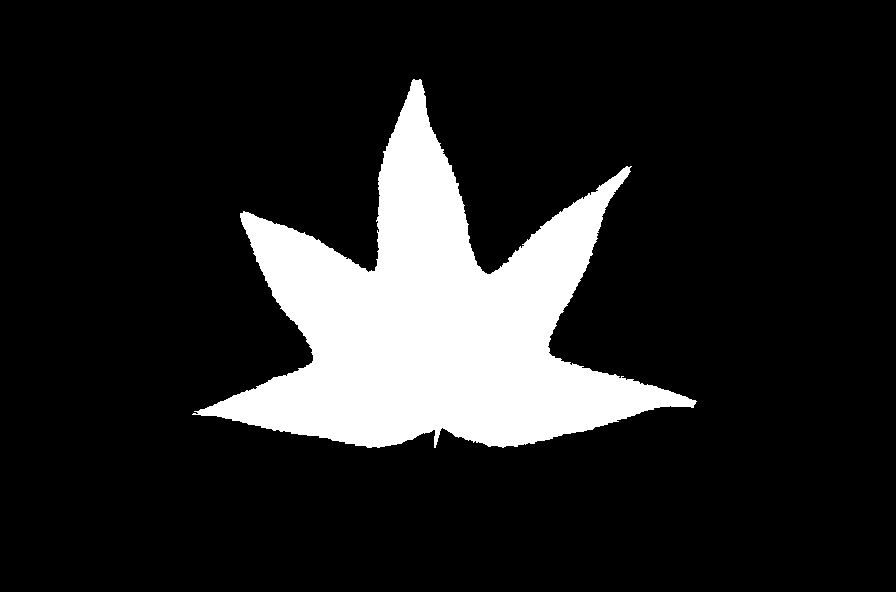
#> input picture A5/asn5-files/leaftraining/threshimage_0001.png, 896 x 592 px
$ jupyter execute --allow-errors asn5-q1-solution.ipynb   (shell and % lines are left out)
#> lines starting #> are read from the running program, lines starting #| are printed output that depends on the picture; after the words box and inside, x2 and y2 are one past the last pixel; in counts of white or black regions, pixels touching at a corner belong together
# Step 1:  Implement the Histogram of Curvature Scale

Write a function called HoCS that returns a histogram of curvature scale feature vector for a given region.  The inputs to your function should be:

- `B`: a binary that contains exactly one foreground connected component.
- `min_scale`: The samllest scale (circle radius) at which to calcluate curvature
- `max_scale`: The largest scale (circle radius) at which to calculate curvature
- `increment`: The increment at which intermediate curvatures should be calculated (must be a positive integer)
- `num_bins`: The number of bins in the histogram of curvature for a single scale (must be a positive integer)

Your function should compute a histogram of curvature for each scale, starting at `min_scale` ending at (at most) `max_scale`, and for intermediate scales at increments of `increment`.  For example, if `min_scale`=4 and `max_scale`=20, and `increment`=3, then the function should compute a histogram of curvature for scales 4, 7, 10, 13, 16, and 19.  Each histogram at each scale should have `num_bins` bins.  Curvature must be computed using the normalized area integral invariant method described on Slide 39 of the Topic 9 lecture notes.

Normalize each histogram at each scale.

To keep things straightforward, your functions hould only consider the outer perimeter of the input region; ignore the boundaries of holes in the region.

After computing the histogram of curvature at each of the specified scales, all of the histograms should be concatenated into a single one-dimensional array (feature vector) and then returned.

_Implementation hint:  You can calculate the normalized area integral invariant of each pixel efficiently using linear filtering.  You will find the function `skimage.morphology.disk()` function useful for designing the appropriate filter masks._

_Implementation hint:  Most of the heavy lifting here can be done with module functions from `skimage`, `numpy`, and `scipy`.  Many of the functions mentioned in class and in the notes will be useful.  One that we might not have covered, but will be very handy is `numpy.histogram()`.  When use use it, makes sure you specify both the `bins` and `range` optional arguments.  Also note that `numpy.histogram()` returns TWO things.  You only need the first one, so make sure you write your function call like this:_

`the_histogram, stuff_you_dont_need = np.histogram(...)`

[cell 1]
import scipy.ndimage as nd
import skimage.segmentation as seg
import numpy as np
import matplotlib.pyplot as plt
import skimage.morphology as morph
import skimage.util as util
import skimage.transform as trans


def HoCS(B, min_scale, max_scale, increment, num_bins):
    '''
    Computes a histogram of curvature scale for the shape in the binary image B.
    Boundary fragments due to holes are ignored.
    :param B: A binary image consisting of a single foreground connected component.
    :param min_scale: smallest scale to consider (minimum 1)
    :param max_scale: largest scale to consider (max_scale > min_scale)
    :param increment:  increment on which to compute scales between min_scale and max_scale
    :param num_bins: number of bins for the histogram at each scale
    :return: 1D array of histograms concatenated together in order of increasing scale.

    Note: a curvature values are between 0.0 and 1.0 are interpreted thusly:
       0.0 - values close to 0 arise from highly convex points.
       0.5 - no curvature
       1.0 - values close to 1 arise from highly concave points.

    This solution uses the Area Integeral Invariant from:

    Siddharth Manay, Daniel Cremers, Byung-Woo Hong, Anthony J. Yezzi and Stefano
    Soatto.  Integral Invariants for Shape Matching, IEEE Transactions on Pattern
    Analysis and Machine Intelligence, Vol 28, No. 10, pp. 1602-1618, 2006.

    And combines it with the curvature scale histogramming technique used in:

    Neeraj Kumar, Peter N. Belhumeur, Arijit Biswas, David W. Jacobs, W. John Kress,
    Ida Lopez, João V. B. Soares.  Leafsnap: A Computer Vision System for Automatic
    Plant Species Identification, Proceedings of the 12th European Conference on
    Computer Vision (ECCV), 2012.
    '''

    # Check input validity
    if max_scale < min_scale:
        raise ValueError('max_scale must be larger than min_scale')

    if num_bins < 1:
        raise ValueError('num_bins must be >= 1')

    # Assume B has only one connected component
    b_holes_filled = nd.binary_fill_holes(B)

    # Get the locations boundary points using the method on slide 71 of Topic 06.
    bp = np.where(seg.find_boundaries(b_holes_filled, connectivity=1, mode='inner') > 0)
    bp = np.transpose(np.vstack(bp))

    # iterate over scales
    histograms = []
    for radius in np.arange(min_scale, max_scale+1, increment):

        # Construct linear filter for calculating area integral invariant.
        # divide disk mask by number of 1-entries, this will respond as the
        # percentage of 1-entries that are covering the foreground region
        # at each pixel.
        disk = morph.disk(radius)
        disk = disk / np.sum(disk)

        # Filter the input image -- gotta convert it to float first or the output will be boolean
        # (which is bad because all our filter responses would get rounded to zero).
        c = nd.filters.convolve(util.img_as_float(b_holes_filled), disk)

        # extract the filter response for boundary pixels only.
        curvatures= c[bp[:,0], bp[:,1]]

        # Get the histogram of the curvatures extracted and append to the list of histograms for each scale.
        h, bin_edges = np.histogram(curvatures, bins=num_bins, range=(0.0,1.0))
        histograms.append(h / len(curvatures))

    # Horizontally concatenate all the histograms and return the resulting array.
    return np.hstack(histograms)

# Step 2: Test your HoCS function.

Run HoCS on `threshimage_0001.png` from the ground truth for assignment 3.  Use `min_scale=5`, `max_scale=25`, `increment=10`, `num_bins=10`.  Plot the resulting feature vector as a bar graph.  Set the y-axis limits to be between 0.0 and 1.0.  You should get a result that matches the sample output in the assignment description.

[cell 2]
import skimage.io as io

min_scale=5
max_scale=25
increment=10
num_bins=10

B = util.img_as_bool(io.imread('leaftraining/threshimage_0001.png'))
#> B: shape (592, 896) bool; 14.3% white; 1 white region, box (x1, y1, x2, y2) and area: (192, 79, 697, 448) 75639

feature = HoCS(B, min_scale, max_scale, increment, num_bins)
#> in HoCS, `bp = np.where(seg.find_boundaries(b_holes_filled, connectivity=1, mode..`: bp = 1951 positions, rows 79 to 447, columns 192 to 696
#> in HoCS, `bp = np.transpose(np.vstack(bp))`: bp = 1951 pairs, first value 79 to 447, second value 192 to 696
#> the loop in HoCS, `for radius in np.arange(min_scale, max_scale+1, increment):` made 3 passes
#> h on passes 1 to 3: [0, 8, 12, 39, 344, 1042, 468, 35, 3, 0], [5, 39, 66, 57, 426, 1269, 78, 11, 0, 0], [3, 83, 105, 99, 556, 974, 106, 25, 0, 0]
#> pass 1, in HoCS, `c = nd.filters.convolve(util.img_as_float(b_holes_filled), disk)`:
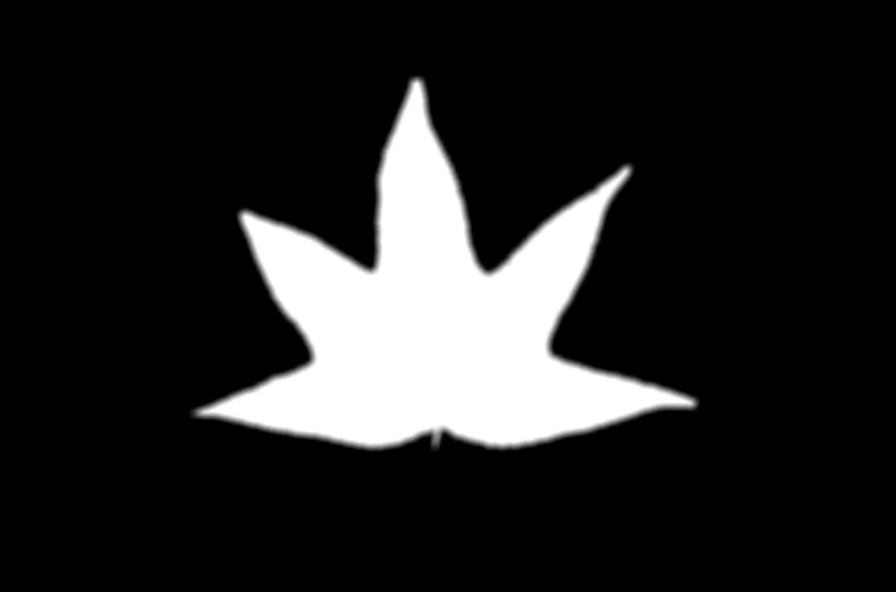
#> c: shape (592, 896) float64; min 0, max 1, mean 0.143
#> pass 2, in HoCS, `c = nd.filters.convolve(util.img_as_float(b_holes_filled), disk)`:
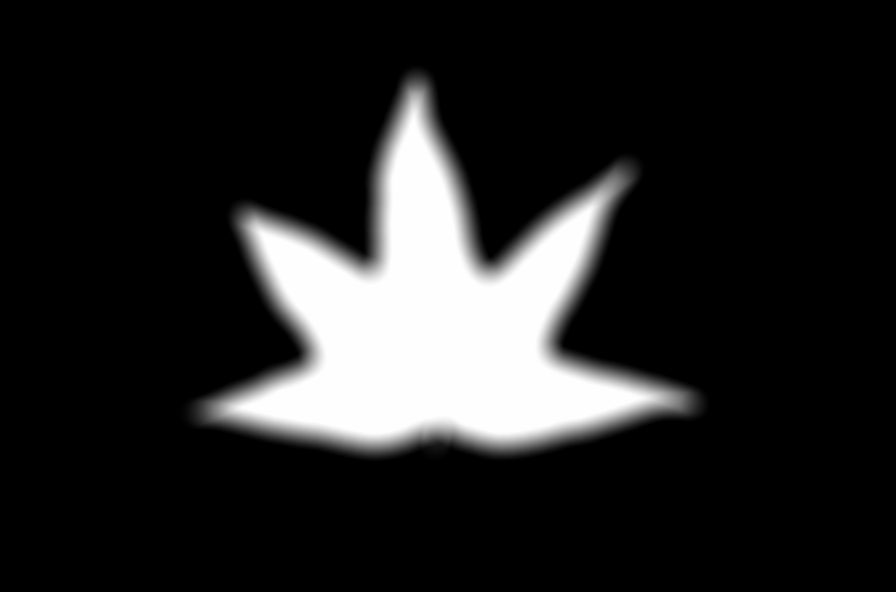
#> c: shape (592, 896) float64; min 0, max 1, mean 0.143
#> pass 3, in HoCS, `c = nd.filters.convolve(util.img_as_float(b_holes_filled), disk)`:
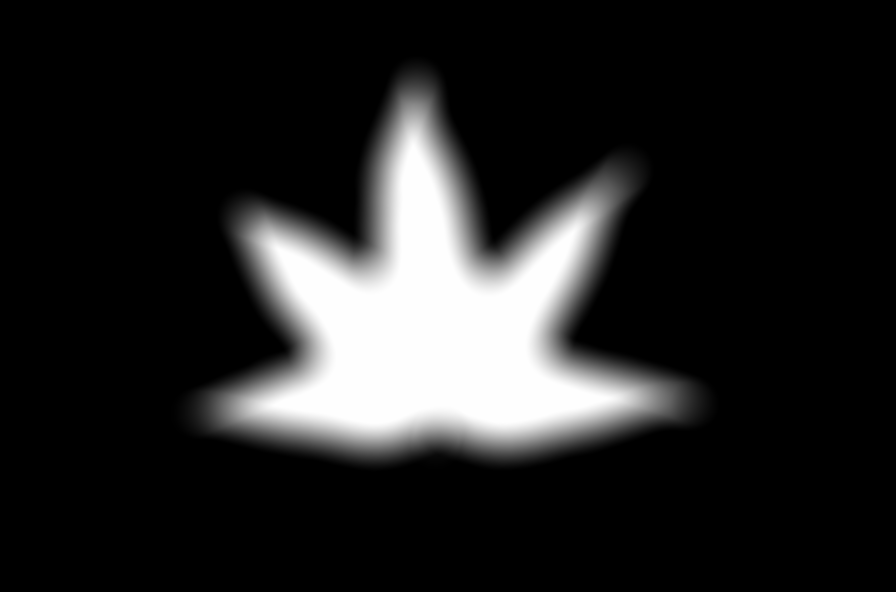
#> c: shape (592, 896) float64; min 0, max 1, mean 0.143
#> after the loop in HoCS, `for radius in np.arange(min_scale, max_scale+1, increment):`:
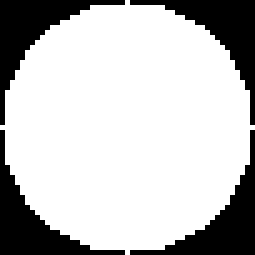
#> disk: shape (51, 51) float64 (shown 5 times larger); values 0 (black) and 0.00051 (white), 75.4% white; 4 black regions, box (x1, y1, x2, y2) and area: (0, 0, 25, 25) 160, (26, 0, 51, 25) 160, (0, 26, 25, 51) 160, (26, 26, 51, 51) 160
#> after the loop in HoCS, `for radius in np.arange(min_scale, max_scale+1, increment):`: histograms = [[0, 0.0041, 0.00615, 0.02, 0.176, 0.534, 0.24, 0.0179, 0.00154, 0], [0.00256, 0.02, 0.0338, 0.0292, 0.218, 0.65, 0.04, 0.00564, 0, 0], [0.00154, 0.0425, 0.0538, 0.0507, 0.285, 0.499, 0.0543, 0.0128, 0, 0]]
#> feature = 30 values, max 0.65 at index 15, min 0 at index 0, mean 0.1

plt.bar(range(len(feature)), feature)
plt.ylim((0,1))
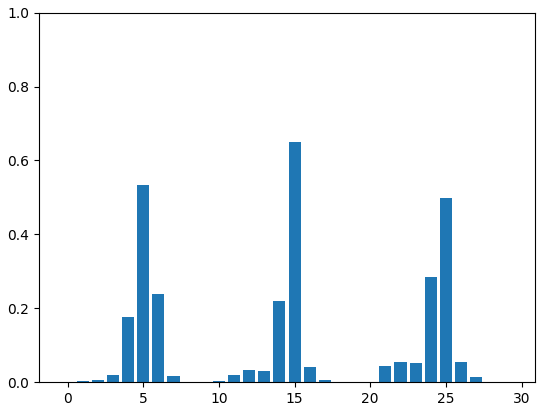
#> figure drawn by matplotlib, 1 panel; tallest bar 0.65 high, from x = 14.6 to 15.4

# Step 3: Calculate training features.

Use your function from Step 1 to compute the HoCS feature for each of the training images.  Use them to train a k-nearest neigbour classifier.  It is up to you to determine the parameters for the HoCS feature such as `min_scale`, `max_scale`, etc. to maximize the classification rate.  This will require some experimentation.  Slides 19-12 of Topic 12 lecture notes will be helpful here.

[cell 3]
import os as os

# Create a class label vector for the training images.
labels = np.ones(10, dtype='int')
training_labels = np.hstack( (labels, labels*2, labels *3) )

min_scale=5
max_scale=30
increment=5
num_bins=15

# Calculate the feature vectors for the training images
training = []
for root, dirs, files in os.walk('./leaftraining'):
    for f in files:
        if f[-4:] == '.png':
            print('Calculating features for', f)
            B = io.imread(os.path.join(root, f))
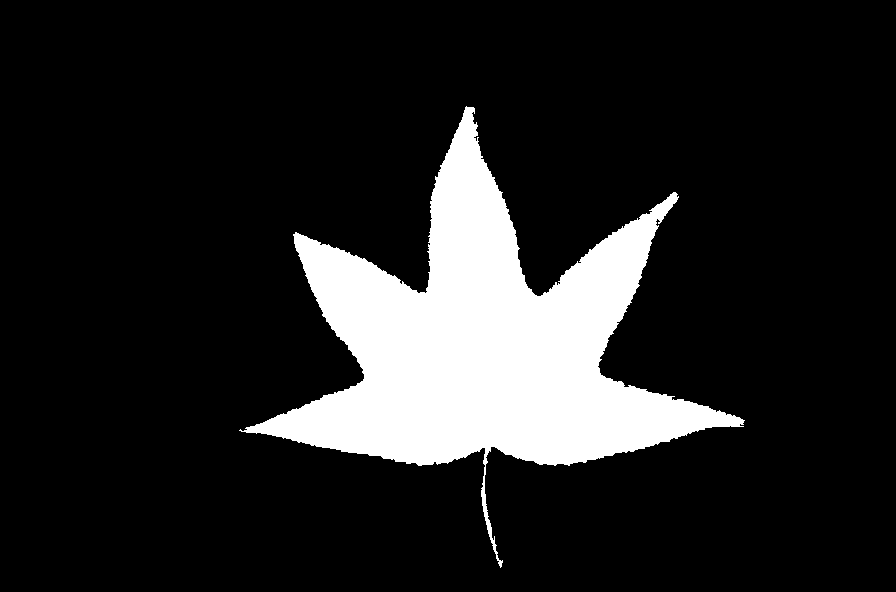
#> input picture A5/asn5-files/leaftraining/threshimage_0002.png, 896 x 592 px
#> B: shape (592, 896) bool; 14% white; 1 white region, box (x1, y1, x2, y2) and area: (239, 106, 745, 568) 74180
            features = HoCS(B, min_scale, max_scale, increment, num_bins)
#> call 2 of HoCS, with min_scale = 5, max_scale = 30, increment = 5, num_bins = 15
#> in HoCS (call 2), `bp = np.where(seg.find_boundaries(b_holes_filled, connectivity=1, mode..`: bp = 2201 positions, rows 106 to 567, columns 239 to 744
#> in HoCS (call 2), `bp = np.transpose(np.vstack(bp))`: bp = 2201 pairs, first value 106 to 567, second value 239 to 744
#> the loop in HoCS (call 2), `for radius in np.arange(min_scale, max_scale+1, increment):` made 6 passes
#> h on passes 1 to 2: [0, 3, 3, 35, 41, 107, 228, 583, 620, 407, 124, 38, 9, 3, 0], [0, 31, 85, 136, 43, 31, 143, 847, 723, 113, 41, 8, 0, 0, 0]
#> pass 1, in HoCS (call 2), `c = nd.filters.convolve(util.img_as_float(b_holes_filled), disk)`:
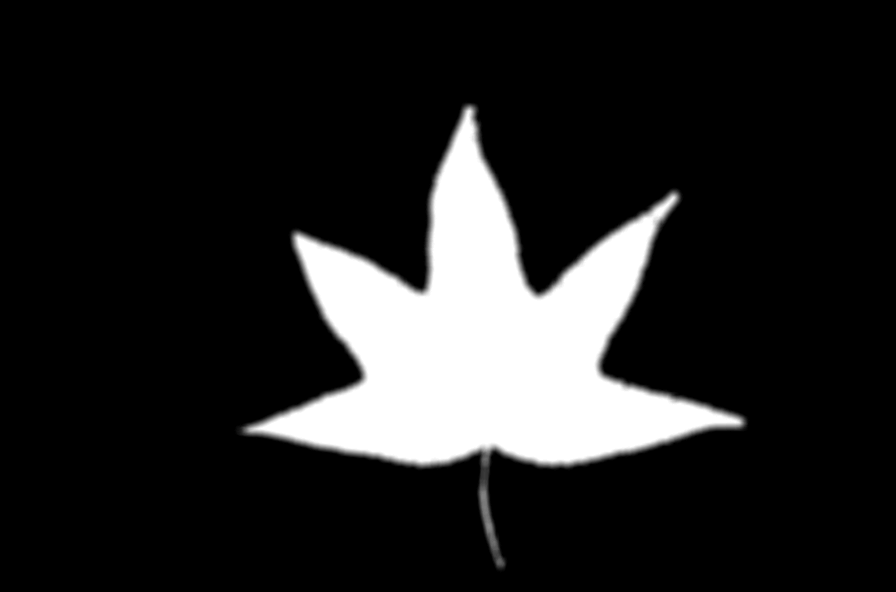
#> c: shape (592, 896) float64; min 0, max 1, mean 0.14
#> pass 2, in HoCS (call 2), `c = nd.filters.convolve(util.img_as_float(b_holes_filled), disk)`:
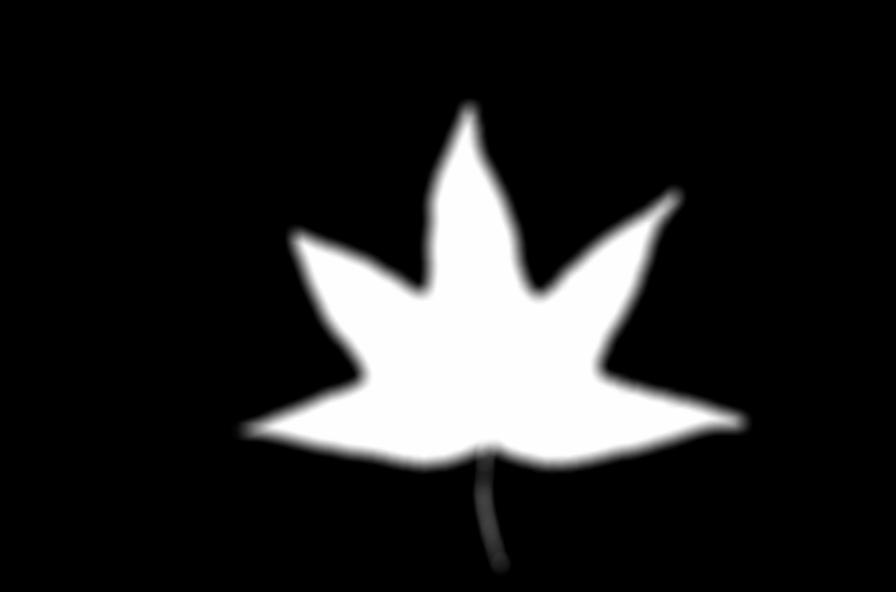
#> c: shape (592, 896) float64; min 0, max 1, mean 0.14
#> pass 3, in HoCS (call 2), `c = nd.filters.convolve(util.img_as_float(b_holes_filled), disk)`:
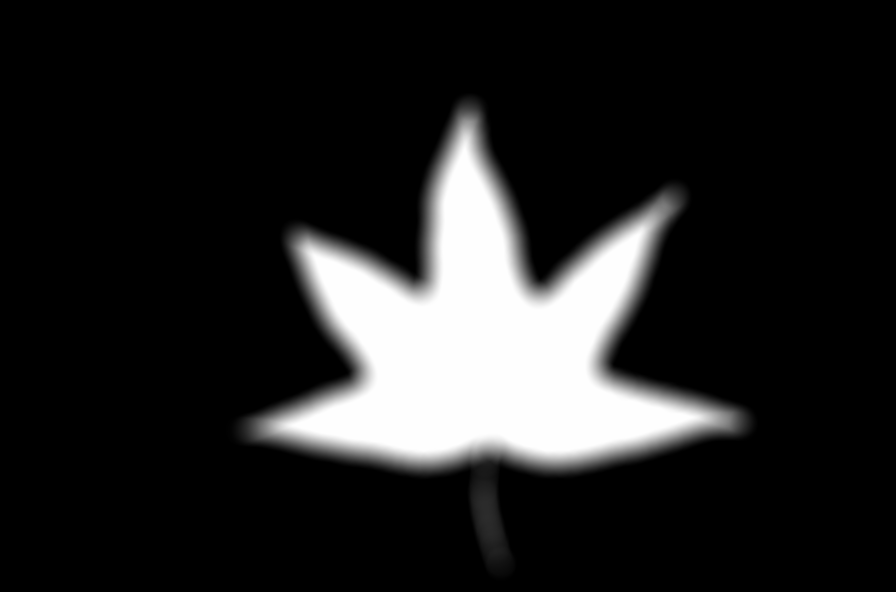
#> c: shape (592, 896) float64; min 0, max 1, mean 0.14
#> after the loop in HoCS (call 2), `for radius in np.arange(min_scale, max_scale+1, increment):`:
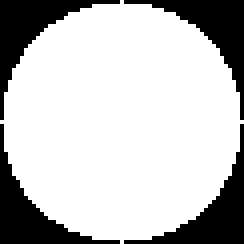
#> disk: shape (61, 61) float64 (shown 4 times larger); values 0 (black) and 0.000354 (white), 75.8% white; 4 black regions, box (x1, y1, x2, y2) and area: (0, 0, 30, 30) 225, (31, 0, 61, 30) 225, (0, 31, 30, 61) 225, (31, 31, 61, 61) 225
#> after the loop in HoCS (call 2), `for radius in np.arange(min_scale, max_scale+1, increment):`: histograms = 6 items
#> features = 90 values, max 0.532 at index 52, min 0 at index 0, mean 0.0667
            training.append(features)

training = np.vstack(training)
